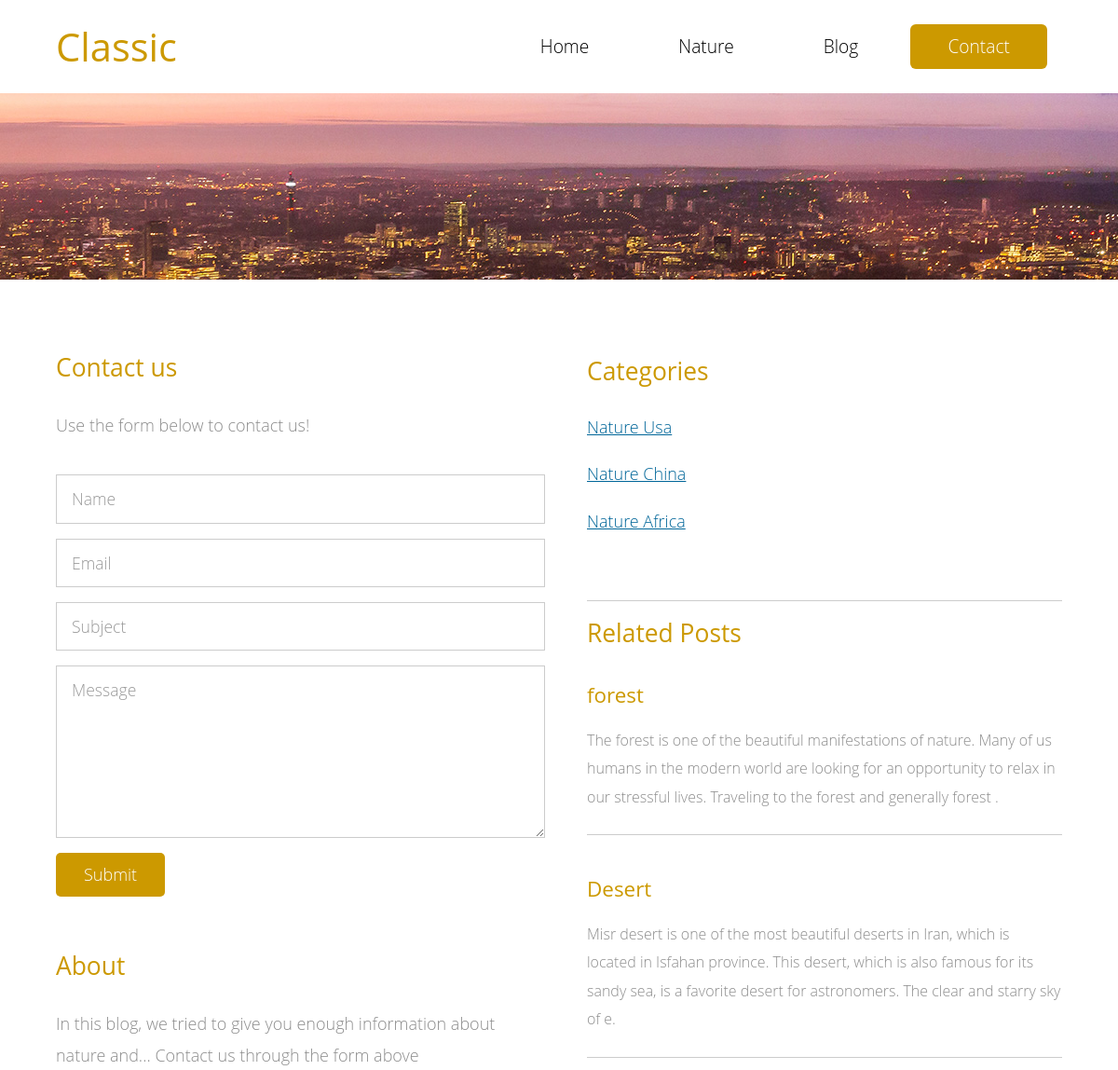
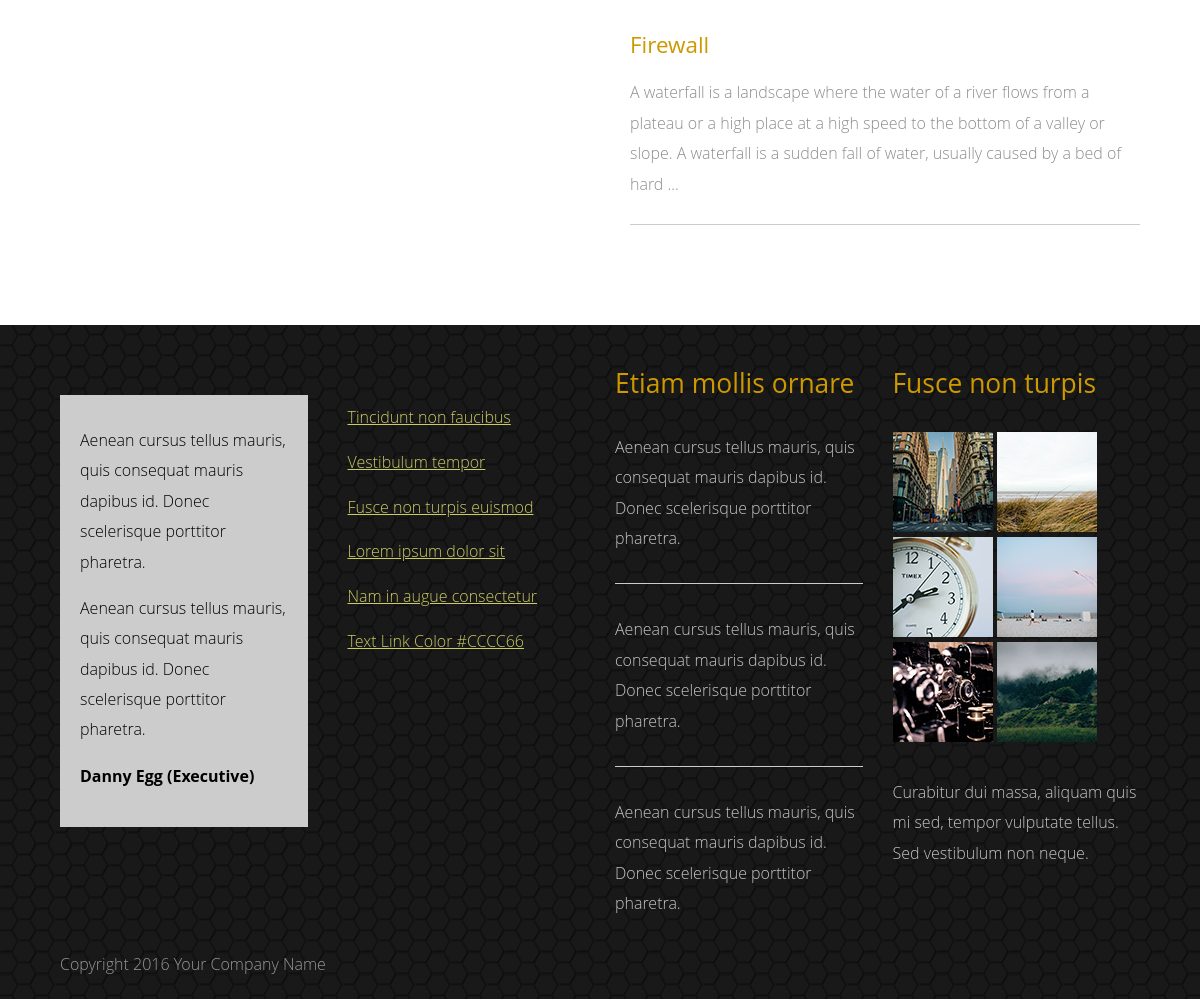
Page /contact/ on the committed database (2 pictures, top to bottom).
### contactus_app/models.py (models this page shows, shortened)
class Text(models.Model):
    title = models.CharField(max_length=100)
    text = models.TextField(null=True,blank=True)

class About(models.Model):
    title = models.CharField(max_length=100)
    text = models.TextField(null=True, blank=True)

### detail_post_app/models.py (models this page shows, shortened)
class Category(models.Model):
    title = models.CharField(max_length=100)

class Detail(models.Model):
    title = models.CharField(max_length=100)
    text = models.TextField(blank=True, null=True)
    img = models.ImageField()
    created = models.DateTimeField(blank=True, null=True, auto_now_add=True)
    slug = models.SlugField(blank=True,null=True)
    category = models.ForeignKey(Category,on_delete=models.CASCADE,null=True)

### contactus_app/views.py (the view)
# urls.py: path('contact/', views.contactus, name='contact')
def contactus(request):
    head = Text.objects.all()
    about = About.objects.all()
    detail = Detail.objects.all()
    category = Category.objects.all()
    name = request.POST.get('name')
    email = request.POST.get('email')
    subject = request.POST.get('subject')
    text = request.POST.get('text')
    if request.method == 'POST':
        Contactus.objects.create(name=name,email=email,subject=subject,text=text)
        return redirect('contact_us:contact')
    return render(request,'contactus_app/contact.html', context={'head': head,'detail': detail, 'category': category , 'about':about})

### contactus_app/templates/contactus_app/contact.html (shortened to what this page needs)
{% extends 'base.html' %}
{% load static %}
{% block content %}
    <body>
        <div class="tm-header">
            <div class="container-fluid">
                <div class="tm-header-inner">
                    <a href="#" class="navbar-brand tm-site-name">Classic</a>
                    <nav class="navbar tm-main-nav">
                        <div class="collapse navbar-toggleable-sm" id="tmNavbar">
                            <ul class="nav navbar-nav">
                                <li class="nav-item">
                                    <a href="{% url 'home:home' %}" class="nav-link">Home</a>
                                </li>
                                <li class="nav-item">
                                    <a href="{% url 'nature_app:nature' %}" class="nav-link">Nature</a>
                                </li>
                                <li class="nav-item">
                                    <a href="{% url 'blog_app:blog' %}" class="nav-link">Blog</a>
                                </li>
                                <li class="nav-item active">
                                    <a href="{% url 'contact_us:contact' %}" class="nav-link">Contact</a>
                                </li>
                            </ul>
                        </div>
                    </nav>
                </div>
            </div>
        </div>
        <div class="tm-contact-img-container">
        </div>
        <section class="tm-section">
            <div class="container-fluid">
                <div class="row">
                    <div class="col-xs-12 col-sm-12 col-md-12 col-lg-6 col-xl-6">
                        <section>
                            {% for head in head %}
                            <h3 class="tm-gold-text tm-form-title">{{ head.title }}</h3>
                            <p class="tm-form-description">{{ head.text }}</p>
                            {% endfor %}
                            <form action="" method="post" class="tm-contact-form">
                                <div class="form-group">
                                    <input type="text" id="contact_name" name="name" class="form-control" placeholder="Name"  required/>
                                </div>
                                <div class="form-group">
                                    <input type="email" id="contact_email" name=email" class="form-control" placeholder="Email"  required/>
                                </div>
                                <div class="form-group">
                                    <input type="text" id="contact_subject" name="subject" class="form-control" placeholder="Subject"  required/>
                                </div>
                                <div class="form-group">
                                    <textarea id="contact_message" name="text" class="form-control" rows="6" placeholder="Message" required></textarea>
                                </div>
                                <button type="submit" class="tm-btn">Submit</button>
                            </form>
                        </section>
                        {% for about in about %}
                        <section class="tm-margin-t-mid tm-map-section">
                            <h3 class="tm-gold-text tm-form-title">{{ about.title }}</h3>
                            <p class="tm-form-description">{{ about.text }}</p>
                        </section>
                        {% endfor %}
                    </div>
                    <div class="col-xs-12 col-sm-12 col-md-12 col-lg-6 col-xl-6 tm-contact-right">
                        <div class="row">
                            <div class="col-xs-12 col-sm-12 col-md-6 col-lg-6 col-xl-6">
                                <div class="tm-aside-container">
                                    <h3 class="tm-gold-text tm-title">
                                        Categories
                                    </h3>
                                    <nav>
                                        {% for category in category %}
                                        <ul class="nav">
                                            <li><a href="{% url 'blog_app:blog' %}" class="tm-text-link">{{ category.title }}</a></li>
                                        </ul>
                                        {% endfor %}
                                    </nav>
                                </div>
                            </div>
                            <div class="col-xs-12 col-sm-12 col-md-6 col-lg-6 col-xl-6">
                            </div>
                        </div>
                        <hr class="tm-margin-t-mid">
                        <div class="row tm-contact-row-related-posts">
                            <div class="col-xs-12">
                                <div class="tm-contact-related-posts-container">
                                    <h3 class="tm-gold-text tm-title tm-margin-b-30">Related Posts</h3>
                                    {% for detail in detail %}
                                    <div class="media tm-related-post">
                                      <div class="media-body">
                                        <a href="{% url 'blog_app:blog' %}"><h4 class="media-heading tm-gold-text tm-margin-b-15">{{ detail.title }}</h4></a>
                                        <p class="tm-small-font tm-media-description">{{ detail.text }}</p>
                                      </div>
                                    </div>
                                    {% endfor %}
                            </div>
                        </div>
                    </div>
                </div>
            </div>
        </section>
{% endblock %}

### static/css/templatemo-style.css (style rules this page uses)
body { color: #8c8c8c; font-family: 'Open Sans', Helvetica, Arial, sans-serif; font-size: 18px; font-weight: 300; overflow-x: hidden; }
a, button { transition: all 0.3s ease; }
.container-fluid { margin-left: auto; margin-right: auto; max-width: 1390px; overflow-x: hidden; }
@media (max-width: 1390px) { .container-fluid { padding-left: 5%; padding-right: 5%; } }
.tm-header-inner { display: -webkit-flex; display: -ms-flexbox; display: flex; -webkit-align-items: center; -ms-flex-align: center; align-items: center; -webkit-justify-content: space-between; -ms-flex-pack: justify; justify-content: space-between; height: 100px; }
.tm-site-name { color: #cc9900; display: block; font-size: 2.6rem; font-weight: 400; }
.tm-main-nav { font-size: 1.2rem; }
.navbar-nav .nav-link { border-radius: 6px; color: black; padding: 10px 40px; }
.nav-item.active .nav-link, .nav-link:hover, .nav-link:focus { color: white; background-color: #cc9900; }
.tm-gold-text { color: #cc9900; }
.tm-section { padding-top: 80px; padding-bottom: 100px; }
.tm-contact-img-container { background-image: url('../img/tm-contact-img.jpg'); }
.tm-about-img-container, .tm-blog-img-container, .tm-contact-img-container { background-size: auto 200px; background-position: center; background-repeat: no-repeat; height: 200px; }
.tm-title { margin-bottom: 1rem; line-height: 1.4; }
h3 { font-size: 1.65rem; }
h4 { font-size: 1.4rem; line-height: 1.6; }
.tm-btn { color: white; background-color: #cc9900; border: none; border-radius: 5px; display: inline-block; padding: 10px 30px; }
.tm-margin-b-15 { margin-bottom: 15px; }
.tm-margin-b-30 { margin-bottom: 30px; }
.tm-margin-t-mid { margin-top: 60px; }
.tm-text-link { color: #006699; line-height: 2.8; text-decoration: underline; }
.tm-small-font { font-size: 1rem; }
.tm-related-post { margin-bottom: 40px; }
.tm-related-post:last-child { margin-bottom: 0; }
.media-body { border-bottom: 1px solid #ccc; padding-bottom: 25px; }
.tm-media-description { margin-bottom: 0; }
hr { border-top: 1px solid #CCCCCC; }
p { line-height: 1.9; }
.form-control { border-radius: 0; font-size: 1.1rem; padding: 0.75rem 1rem; }
.tm-form-description { margin-top: 30px; }
.tm-contact-form { padding-top: 20px; }
.tm-contact-right { padding-left: 30px; }

### rows in the picture
Text: title "Contact us", text "Use the form below to contact us!"
About: title "About", text "In this blog, we tried to give you enough information about nature and... Contact us through the form above"
Category: title "Nature Usa"
Category: title "Nature China"
Category: title "Nature Africa"
Detail: title "forest", text "The forest is one of the beautiful manifestations of nature. Many of us humans in the modern world are looking for an opportunity to relax in our stressful lives. Traveling to the forest and generally forest ."
Detail: title "Desert", text "Misr desert is one of the most beautiful deserts in Iran, which is located in Isfahan province. This desert, which is also famous for its sandy sea, is a favorite desert for astronomers. The clear and starry sky of e."
Detail: title "Firewall", text "A waterfall is a landscape where the water of a river flows from a plateau or a high place at a high speed to the bottom of a valley or slope. A waterfall is a sudden fall of water, usually caused by a bed of hard ..."
